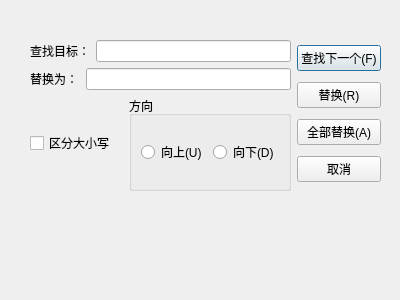
<?xml version="1.0" encoding="UTF-8"?>
<ui version="4.0">
 <class>ReplaceDialog</class>
 <widget class="QDialog" name="ReplaceDialog">
  <property name="geometry">
   <rect>
    <x>0</x>
    <y>0</y>
    <width>400</width>
    <height>300</height>
   </rect>
  </property>
  <property name="minimumSize">
   <size>
    <width>400</width>
    <height>300</height>
   </size>
  </property>
  <property name="maximumSize">
   <size>
    <width>400</width>
    <height>300</height>
   </size>
  </property>
  <property name="windowTitle">
   <string>替换</string>
  </property>
  <widget class="QWidget" name="">
   <property name="geometry">
    <rect>
     <x>30</x>
     <y>40</y>
     <width>351</width>
     <height>151</height>
    </rect>
   </property>
   <layout class="QHBoxLayout" name="horizontalLayout_5">
    <item>
     <layout class="QVBoxLayout" name="verticalLayout_3">
      <item>
       <layout class="QVBoxLayout" name="verticalLayout">
        <item>
         <layout class="QHBoxLayout" name="horizontalLayout">
          <item>
           <widget class="QLabel" name="label">
            <property name="minimumSize">
             <size>
              <width>50</width>
              <height>0</height>
             </size>
            </property>
            <property name="text">
             <string>查找目标：</string>
            </property>
           </widget>
          </item>
          <item>
           <widget class="QLineEdit" name="FindEdit"/>
          </item>
         </layout>
        </item>
        <item>
         <layout class="QHBoxLayout" name="horizontalLayout_2">
          <item>
           <widget class="QLabel" name="label_2">
            <property name="minimumSize">
             <size>
              <width>50</width>
              <height>0</height>
             </size>
            </property>
            <property name="text">
             <string>替换为：</string>
            </property>
           </widget>
          </item>
          <item>
           <widget class="QLineEdit" name="ReplaceEdit"/>
          </item>
         </layout>
        </item>
       </layout>
      </item>
      <item>
       <layout class="QHBoxLayout" name="horizontalLayout_4">
        <item>
         <widget class="QCheckBox" name="cbDaXiaoXie">
          <property name="text">
           <string>区分大小写</string>
          </property>
         </widget>
        </item>
        <item>
         <widget class="QGroupBox" name="groupBox">
          <property name="title">
           <string>方向</string>
          </property>
          <layout class="QHBoxLayout" name="horizontalLayout_3">
           <item>
            <widget class="QRadioButton" name="rbUp">
             <property name="text">
              <string>向上(U)</string>
             </property>
            </widget>
           </item>
           <item>
            <widget class="QRadioButton" name="rbDown">
             <property name="text">
              <string>向下(D)</string>
             </property>
            </widget>
           </item>
          </layout>
         </widget>
        </item>
       </layout>
      </item>
     </layout>
    </item>
    <item>
     <layout class="QVBoxLayout" name="verticalLayout_2">
      <item>
       <widget class="QPushButton" name="btnFindNex">
        <property name="text">
         <string>查找下一个(F)</string>
        </property>
       </widget>
      </item>
      <item>
       <widget class="QPushButton" name="btnReplace">
        <property name="text">
         <string>替换(R)</string>
        </property>
       </widget>
      </item>
      <item>
       <widget class="QPushButton" name="btnReplaceAll">
        <property name="text">
         <string>全部替换(A)</string>
        </property>
       </widget>
      </item>
      <item>
       <widget class="QPushButton" name="btnCancel">
        <property name="text">
         <string>取消</string>
        </property>
       </widget>
      </item>
     </layout>
    </item>
   </layout>
  </widget>
 </widget>
 <resources/>
 <connections/>
</ui>
